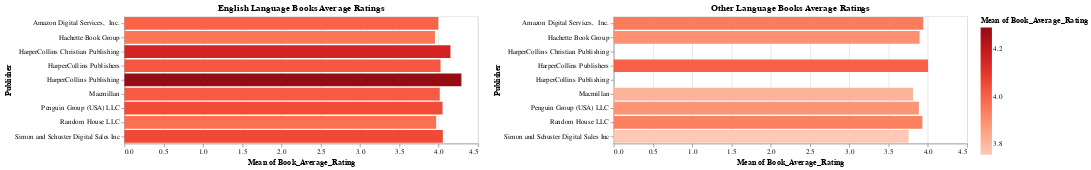

The notebook cell this image was saved under:
### Markdown cell above
### Step 1: Write down your plan for the visualization (optional)

TODO: edit this cell to write your visualization plan. You can write in altair syntax, in full sentence, or in bullet points, whichever way that helps you to plan your chart.  

**Bar chart**
* Describe the mark here:
    * TODO: your answer here  
* Describe the encoding rules:
    * TODO: your answer here  
* Describe the transformations:
    * TODO: your answer here

### Code cell
# Filter for English books
english_books_ratings = alt.Chart(filtered_data).transform_filter(
    (alt.datum.Language_Code == 'en-US') | (alt.datum.Language_Code == 'eng')
# Exclude 'null' languages
).transform_filter(
    alt.datum.Language_Code != 'null'
# Aggregate ratings and units sold
).transform_aggregate(
    mean_rating='mean(Book_Average_Rating)',
    mean_units_sold='mean(Units_Sold)',
    groupby=['Publisher']
# Axes
).mark_bar().encode(
    x=alt.X('mean_rating:Q', title='Mean of Book_Average_Rating'),
    y=alt.Y('Publisher:N', title='Publisher'),
    color=alt.Color('mean_rating:Q',
                    title='Mean of Book_Average_Rating',
                    scale=alt.Scale(scheme='reds'))
).properties(
    width=500,
    title='English Language Books Average Ratings'
)

# Filter for non-English books
non_english_books_ratings = alt.Chart(filtered_data).transform_filter(
    (alt.datum.Language_Code != 'en-US') & (alt.datum.Language_Code != 'eng')
# Exclude 'null' languages
).transform_filter(
    alt.datum.Language_Code != 'null'
# Aggregate ratings and units sold
).transform_aggregate(
    mean_rating='mean(Book_Average_Rating)',
    mean_units_sold='mean(Units_Sold)',
    groupby=['Publisher']
# Axes
).mark_bar().encode(
    x=alt.X('mean_rating:Q', title='Mean of Book_Average_Rating'),
    y=alt.Y('Publisher:N', title='Publisher'),
    color=alt.Color('mean_rating:Q',
                    title='Mean of Book_Average_Rating',
                    scale=alt.Scale(scheme='reds'))
).properties(
    width=500,
    title='Other Language Books Average Ratings'
)

# Horizontal layout for these
chart_top = alt.hconcat(english_books_ratings, non_english_books_ratings).resolve_scale(y='shared')
chart_top

### Figure 1 — Vega-Lite specification as saved in the notebook (floating-point values rounded to 4 significant figures; data arrays with more than 128 entries replaced by an {"elided": "..."} marker saying what was removed)
{"config": {"view": {"continuousWidth": 300, "continuousHeight": 300}}, "hconcat": [{"mark": {"type": "bar"}, "encoding": {"color": {"field": "mean_rating", "scale": {"scheme": "reds"}, "title": "Mean of Book_Average_Rating", "type": "quantitative"}, "x": {"field": "mean_rating", "title": "Mean of Book_Average_Rating", "type": "quantitative"}, "y": {"field": "Publisher", "title": "Publisher", "type": "nominal"}}, "title": "English Language Books Average Ratings", "transform": [{"filter": "((datum.Language_Code === 'en-US') || (datum.Language_Code === 'eng'))"}, {"filter": "(datum.Language_Code !== 'null')"}, {"aggregate": [{"op": "mean", "field": "Book_Average_Rating", "as": "mean_rating"}, {"op": "mean", "field": "Units_Sold", "as": "mean_units_sold"}], "groupby": ["Publisher"]}], "width": 500}, {"mark": {"type": "bar"}, "encoding": {"color": {"field": "mean_rating", "scale": {"scheme": "reds"}, "title": "Mean of Book_Average_Rating", "type": "quantitative"}, "x": {"field": "mean_rating", "title": "Mean of Book_Average_Rating", "type": "quantitative"}, "y": {"field": "Publisher", "title": "Publisher", "type": "nominal"}}, "title": "Other Language Books Average Ratings", "transform": [{"filter": "((datum.Language_Code !== 'en-US') && (datum.Language_Code !== 'eng'))"}, {"filter": "(datum.Language_Code !== 'null')"}, {"aggregate": [{"op": "mean", "field": "Book_Average_Rating", "as": "mean_rating"}, {"op": "mean", "field": "Units_Sold", "as": "mean_units_sold"}], "groupby": ["Publisher"]}], "width": 500}], "data": {"name": "data-58f3d6df32388432c13c657c33726586"}, "resolve": {"scale": {"y": "shared"}}, "$schema": "https://vega.github.io/schema/vega-lite/v5.20.1.json", "datasets": {"data-58f3d6df32388432c13c657c33726586": {"elided": "685 records"}}}
